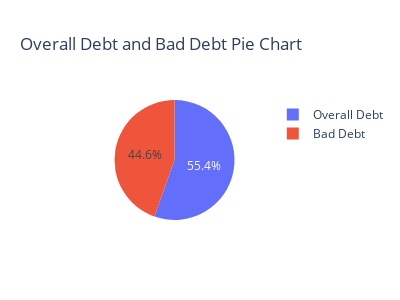

The cell this chart's notebook holds for it:
### Code cell
#  slightly interactive graph that allows for viewing of value totals. 
#   NOTE TO SELF: GitHub does not currently seem to support Plotly graphs without certain intervention. Works fine in IDE, need a solution for GitHub
#   for now, will create a non-interactive one below this cell for GitHub compatability
pie_data = pd.DataFrame({
    'Category': ['Overall Debt', 'Bad Debt'],
    'Value': [df['overall_debt'].sum(), df['bad_debt'].sum()]
})
fig = px.pie(pie_data, values='Value', names='Category', title='Overall Debt and Bad Debt Pie Chart', width= 400, height= 300)
fig.show()

### Figure 1 — Plotly figure (JSON) as saved in the notebook; plotly's stock layout.template omitted (floating-point values rounded to 4 significant figures)
{"data": [{"domain": {"x": [0, 1], "y": [0, 1]}, "hovertemplate": "Category=%{label}<br>Value=%{value}<extra></extra>", "labels": ["Overall Debt", "Bad Debt"], "legendgroup": "", "name": "", "showlegend": true, "type": "pie", "values": [5076.0, 4081.0]}], "layout": {"height": 300, "legend": {"tracegroupgap": 0}, "title": {"text": "Overall Debt and Bad Debt Pie Chart"}, "width": 400}}
